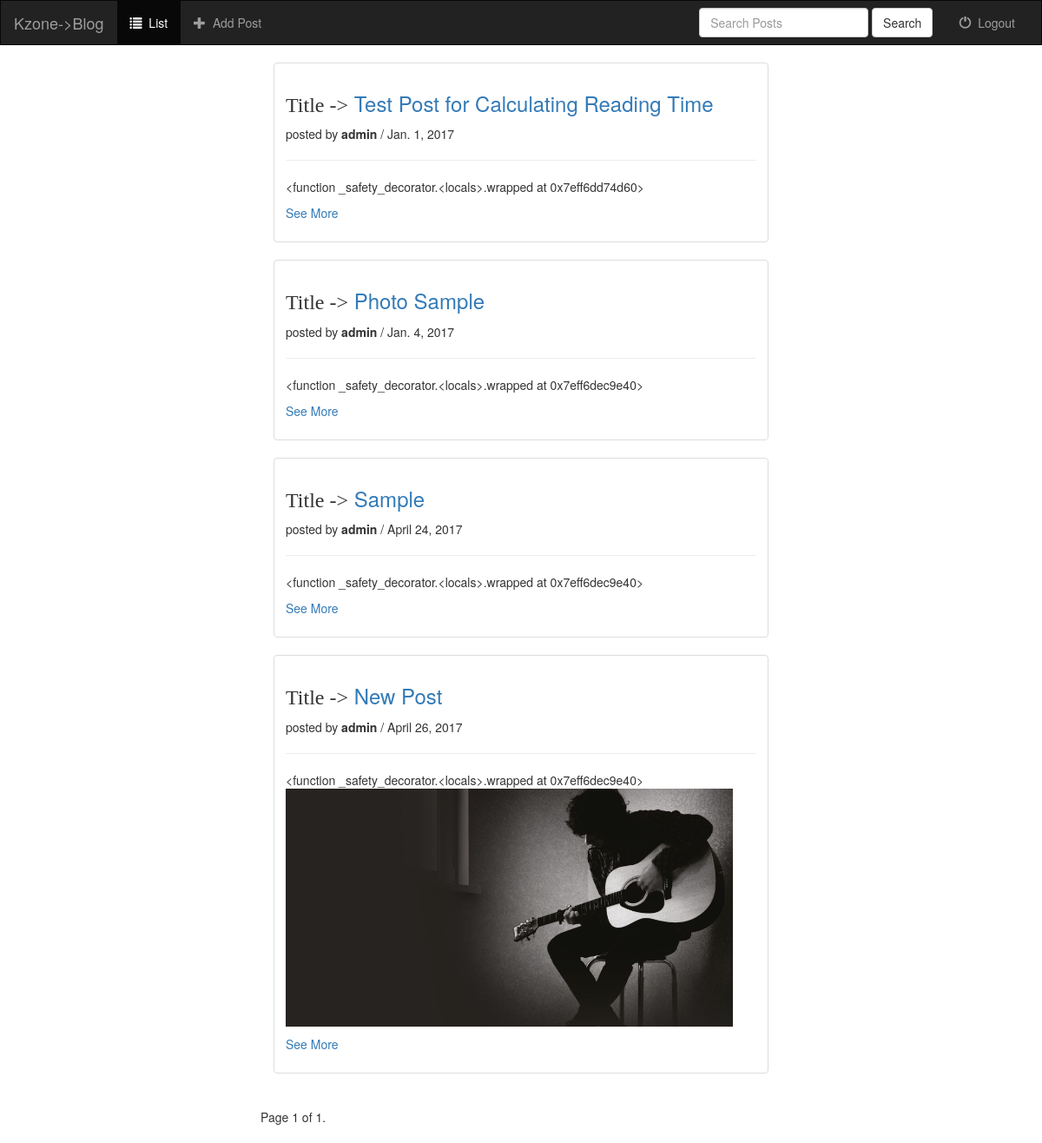
The page / on the database its author committed.
### posts/models.py (models this page shows, shortened)
class Post(models.Model):
    user = models.ForeignKey(settings.AUTH_USER_MODEL, default=1)   # default = 1 -> super admin user
    title = models.CharField(max_length=120)
    slug = models.SlugField(unique=True)
    image = models.ImageField(  # -> this is a wat to show where image is actually uploaded to
            null=True,
            blank=True,
            height_field='height_field',
            width_field='width_field'
        )
    height_field = models.IntegerField(default=0)
    width_field = models.IntegerField(default=0)
    content = models.TextField()
    draft = models.BooleanField(default=False)
    publish = models.DateField(auto_now=False, auto_now_add=False)
    read_time = models.TimeField(null=True, blank=True)
    updated = models.DateTimeField(auto_now=True, auto_now_add=False)
    timestamp = models.DateTimeField(auto_now=False, auto_now_add=True)
    objects = PostManager()
    def get_absolute_url(self):
        return reverse('posts:detail', kwargs={'id': self.id})
    def get_markdown(self):
        content = self.content
        return mark_safe(markdown(content))
    class Meta:
        ordering = ['-timestamp', '-updated']

### posts/views.py (the view, shortened to what this page needs)
# urls.py: url(r'^$', views.post_list, name='list'),
def post_list(request):
    posts_list = Post.objects.active()
    if request.user.is_staff or request.user.is_superuser:
        posts_list = Post.objects.all()
    today = timezone.now().date()
    query = request.GET.get('q')
    paginator = Paginator(posts_list, 5)    # Show 5 contacts per page
    page = request.GET.get('page')
    try:
        posts = paginator.page(page)
    except PageNotAnInteger:
        posts = paginator.page(1)
    except EmptyPage:
        posts = paginator.page(paginator.num_pages)
    d = {
        'title': 'List',
        'posts': posts,
        'today': today,
    }
    return render(request, 'post_list.html', d)

### posts/models.py (called while the page is built)
    def active(self, *args, **kwargs):
        return super(PostManager, self).filter(draft=False).filter(publish__lte=timezone.now())

### templates/post_list.html (shortened to what this page needs)
{% extends 'base.html' %}
{% block body%}
    <div class="col-sm-6 col-sm-offset-3">
        <div class="row">
            {% for post in posts %}
                <div class="col-sm-12">
                    <div class="thumbnail">
                        <div class="caption post-detail-item">
                            <h3>
                                <span class="font">Title -></span>
                                <a href="{% url 'posts:detail' id=post.id %}">{{ post.title }}</a>
                            </h3>
                            <p class="info">
                                posted by <strong>{{ post.user }}</strong> / {{ post.publish }}
                            </p>
                            <hr>
                            {{ post.get_markdown }}
                            {% if post.image %}
                                <img src="{{ post.image.url }}" class="img-responsive top-image"/>
                            {% endif %}
                            <p class="see-more"><a href="{{ post.get_absolute_url }}"> See More</a></p>
                        </div>
                    </div>
                </div>
            {% endfor %}
            <div class="pagination">
                <span class="step-links">
                    <span class="current">
                        Page {{ posts.number }} of {{ posts.paginator.num_pages }}.
                    </span>
                </span>
            </div>
        </div>
    </div>
{% endblock%}

### templates/post_list.html (style rules this page uses)
.top-image { width: 95%; height: 50%; }
.font { font-family: 'Satisfy', cursive; }
.see-more { margin-top: 10px; }

### rows shown on the page
Post: title "Test Post for Calculating Reading Time", user "admin", publish "Jan. 1, 2017", get_markdown "<function _safety_decorator.<locals>.wrapped at 0x7eff6dd74d60>"
Post: title "Photo Sample", user "admin", publish "Jan. 4, 2017", get_markdown "<function _safety_decorator.<locals>.wrapped at 0x7eff6dec9e40>"
Post: title "Sample", user "admin", publish "April 24, 2017", get_markdown "<function _safety_decorator.<locals>.wrapped at 0x7eff6dec9e40>"
Post: title "New Post", user "admin", publish "April 26, 2017", get_markdown "<function _safety_decorator.<locals>.wrapped at 0x7eff6dec9e40>", image (picture)

### other values the page prints
{{ posts.number }} "1"
{{ posts.paginator.num_pages }} "1"
